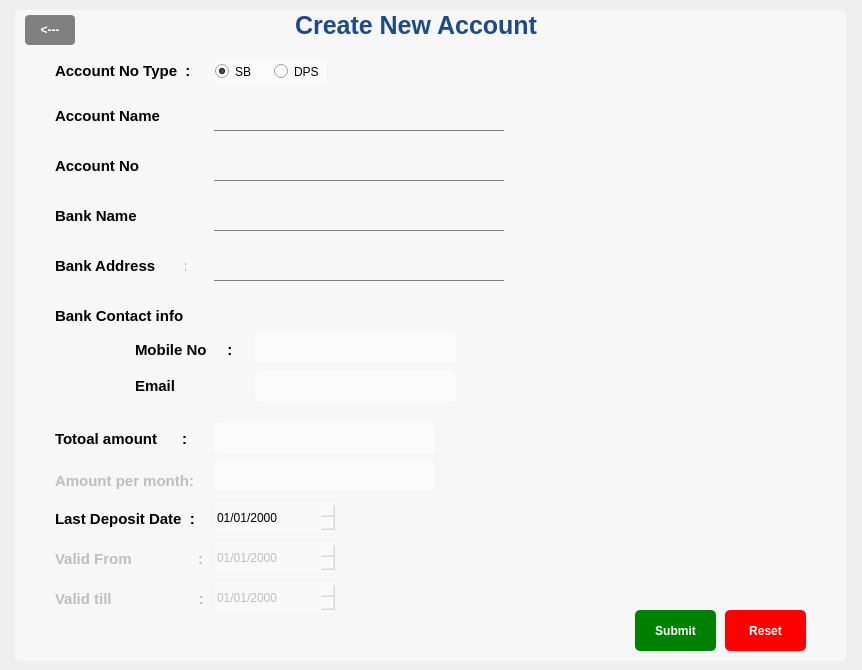
<?xml version="1.0" encoding="UTF-8"?>
<ui version="4.0">
 <class>newAccount</class>
 <widget class="QMainWindow" name="newAccount">
  <property name="geometry">
   <rect>
    <x>0</x>
    <y>0</y>
    <width>862</width>
    <height>670</height>
   </rect>
  </property>
  <property name="windowTitle">
   <string>MainWindow</string>
  </property>
  <property name="styleSheet">
   <string notr="true">background-image: url(&quot;:/resources/img/bg-home.jpg&quot;);</string>
  </property>
  <widget class="QWidget" name="centralwidget">
   <widget class="QFrame" name="frame">
    <property name="geometry">
     <rect>
      <x>15</x>
      <y>10</y>
      <width>831</width>
      <height>651</height>
     </rect>
    </property>
    <property name="styleSheet">
     <string notr="true">background:none;	background: rgba(255,255, 255,0.5);
	border-radius: 5;
</string>
    </property>
    <property name="frameShape">
     <enum>QFrame::StyledPanel</enum>
    </property>
    <property name="frameShadow">
     <enum>QFrame::Raised</enum>
    </property>
    <widget class="QLabel" name="label_3">
     <property name="geometry">
      <rect>
       <x>40</x>
       <y>95</y>
       <width>131</width>
       <height>21</height>
      </rect>
     </property>
     <property name="styleSheet">
      <string notr="true">background:none;
font-size:15px;
font-weight: 500;</string>
     </property>
     <property name="text">
      <string>Account Name      :</string>
     </property>
    </widget>
    <widget class="QLabel" name="label_4">
     <property name="geometry">
      <rect>
       <x>40</x>
       <y>50</y>
       <width>141</width>
       <height>21</height>
      </rect>
     </property>
     <property name="styleSheet">
      <string notr="true">font-size:15px;
font-weight: 500;
background:none;</string>
     </property>
     <property name="text">
      <string>Account No Type  :</string>
     </property>
    </widget>
    <widget class="QLabel" name="label_5">
     <property name="geometry">
      <rect>
       <x>40</x>
       <y>145</y>
       <width>131</width>
       <height>21</height>
      </rect>
     </property>
     <property name="styleSheet">
      <string notr="true">background:none;font-size:15px;
font-weight: 500;</string>
     </property>
     <property name="text">
      <string>Account No            :</string>
     </property>
    </widget>
    <widget class="QLabel" name="label_6">
     <property name="geometry">
      <rect>
       <x>40</x>
       <y>195</y>
       <width>131</width>
       <height>21</height>
      </rect>
     </property>
     <property name="styleSheet">
      <string notr="true">background:none;font-size:15px;
font-weight: 500;</string>
     </property>
     <property name="text">
      <string>Bank Name            :</string>
     </property>
    </widget>
    <widget class="QLabel" name="label_7">
     <property name="geometry">
      <rect>
       <x>40</x>
       <y>245</y>
       <width>131</width>
       <height>21</height>
      </rect>
     </property>
     <property name="styleSheet">
      <string notr="true">background:none;font-size:15px;
font-weight: 500;</string>
     </property>
     <property name="text">
      <string>Bank Address       :</string>
     </property>
    </widget>
    <widget class="QLabel" name="label_8">
     <property name="geometry">
      <rect>
       <x>40</x>
       <y>295</y>
       <width>131</width>
       <height>21</height>
      </rect>
     </property>
     <property name="styleSheet">
      <string notr="true">background:none;font-size:15px;
font-weight: 500;</string>
     </property>
     <property name="text">
      <string>Bank Contact info :</string>
     </property>
    </widget>
    <widget class="QLabel" name="label_9">
     <property name="geometry">
      <rect>
       <x>120</x>
       <y>329</y>
       <width>101</width>
       <height>21</height>
      </rect>
     </property>
     <property name="styleSheet">
      <string notr="true">background:none;font-size:15px;
font-weight: 500;</string>
     </property>
     <property name="text">
      <string>Mobile No     :</string>
     </property>
    </widget>
    <widget class="QLabel" name="label_10">
     <property name="geometry">
      <rect>
       <x>120</x>
       <y>365</y>
       <width>101</width>
       <height>21</height>
      </rect>
     </property>
     <property name="styleSheet">
      <string notr="true">background:none;font-size:15px;
font-weight: 500;</string>
     </property>
     <property name="text">
      <string>Email               :</string>
     </property>
    </widget>
    <widget class="QLabel" name="label_11">
     <property name="geometry">
      <rect>
       <x>40</x>
       <y>418</y>
       <width>131</width>
       <height>21</height>
      </rect>
     </property>
     <property name="styleSheet">
      <string notr="true">background:none;font-size:15px;
font-weight: 500;</string>
     </property>
     <property name="text">
      <string>Totoal amount      :</string>
     </property>
    </widget>
    <widget class="QLabel" name="label_12">
     <property name="geometry">
      <rect>
       <x>40</x>
       <y>498</y>
       <width>151</width>
       <height>21</height>
      </rect>
     </property>
     <property name="styleSheet">
      <string notr="true">background:none;font-size:15px;
font-weight: 500;</string>
     </property>
     <property name="text">
      <string>Last Deposit Date  :</string>
     </property>
    </widget>
    <widget class="QDateEdit" name="accLastDate">
     <property name="enabled">
      <bool>true</bool>
     </property>
     <property name="geometry">
      <rect>
       <x>200</x>
       <y>492</y>
       <width>121</width>
       <height>31</height>
      </rect>
     </property>
     <property name="focusPolicy">
      <enum>Qt::ClickFocus</enum>
     </property>
     <property name="styleSheet">
      <string notr="true">border-radius: 0;
background: rgba(255,255, 255,0.2);</string>
     </property>
     <property name="displayFormat">
      <string>dd/MM/yyyy</string>
     </property>
    </widget>
    <widget class="QPushButton" name="submit">
     <property name="geometry">
      <rect>
       <x>620</x>
       <y>600</y>
       <width>81</width>
       <height>41</height>
      </rect>
     </property>
     <property name="styleSheet">
      <string notr="true">background:green;
color:white;
font-weight: 500;</string>
     </property>
     <property name="text">
      <string>Submit</string>
     </property>
    </widget>
    <widget class="QPushButton" name="reset">
     <property name="geometry">
      <rect>
       <x>710</x>
       <y>600</y>
       <width>81</width>
       <height>41</height>
      </rect>
     </property>
     <property name="styleSheet">
      <string notr="true">background:red;
color:white;
font-weight: 500;</string>
     </property>
     <property name="text">
      <string>Reset</string>
     </property>
    </widget>
    <widget class="QLabel" name="validFrom">
     <property name="enabled">
      <bool>false</bool>
     </property>
     <property name="geometry">
      <rect>
       <x>40</x>
       <y>538</y>
       <width>151</width>
       <height>21</height>
      </rect>
     </property>
     <property name="styleSheet">
      <string notr="true">background:none;font-size:15px;
font-weight: 500;</string>
     </property>
     <property name="text">
      <string>Valid From                :</string>
     </property>
    </widget>
    <widget class="QLabel" name="validTill">
     <property name="enabled">
      <bool>false</bool>
     </property>
     <property name="geometry">
      <rect>
       <x>40</x>
       <y>578</y>
       <width>151</width>
       <height>21</height>
      </rect>
     </property>
     <property name="styleSheet">
      <string notr="true">background:none;font-size:15px;
font-weight: 500;</string>
     </property>
     <property name="text">
      <string>Valid till                     :</string>
     </property>
    </widget>
    <widget class="QDateEdit" name="accValidFrom">
     <property name="enabled">
      <bool>false</bool>
     </property>
     <property name="geometry">
      <rect>
       <x>200</x>
       <y>532</y>
       <width>121</width>
       <height>31</height>
      </rect>
     </property>
     <property name="focusPolicy">
      <enum>Qt::ClickFocus</enum>
     </property>
     <property name="styleSheet">
      <string notr="true">border-radius: 0;
background: rgba(255,255, 255,0.2);</string>
     </property>
     <property name="displayFormat">
      <string>dd/MM/yyyy</string>
     </property>
    </widget>
    <widget class="QDateEdit" name="accValidTill">
     <property name="enabled">
      <bool>false</bool>
     </property>
     <property name="geometry">
      <rect>
       <x>200</x>
       <y>572</y>
       <width>121</width>
       <height>31</height>
      </rect>
     </property>
     <property name="focusPolicy">
      <enum>Qt::ClickFocus</enum>
     </property>
     <property name="styleSheet">
      <string notr="true">border-radius: 0;
background: rgba(255,255, 255,0.2);</string>
     </property>
     <property name="displayFormat">
      <string>dd/MM/yyyy</string>
     </property>
    </widget>
    <widget class="QLabel" name="perMonth">
     <property name="enabled">
      <bool>false</bool>
     </property>
     <property name="geometry">
      <rect>
       <x>40</x>
       <y>460</y>
       <width>141</width>
       <height>21</height>
      </rect>
     </property>
     <property name="styleSheet">
      <string notr="true">background:none;font-size:15px;
font-weight: 500;</string>
     </property>
     <property name="text">
      <string>Amount per month:</string>
     </property>
    </widget>
    <widget class="QWidget" name="layoutWidget">
     <property name="geometry">
      <rect>
       <x>200</x>
       <y>50</y>
       <width>111</width>
       <height>24</height>
      </rect>
     </property>
     <layout class="QHBoxLayout" name="horizontalLayout_2">
      <property name="leftMargin">
       <number>0</number>
      </property>
      <item>
       <widget class="QRadioButton" name="SB">
        <property name="styleSheet">
         <string notr="true">background:none;</string>
        </property>
        <property name="text">
         <string>SB</string>
        </property>
        <property name="checked">
         <bool>true</bool>
        </property>
       </widget>
      </item>
      <item>
       <widget class="QRadioButton" name="DPS">
        <property name="styleSheet">
         <string notr="true">background:none;</string>
        </property>
        <property name="text">
         <string>DPS</string>
        </property>
       </widget>
      </item>
     </layout>
    </widget>
    <widget class="QLineEdit" name="accName">
     <property name="geometry">
      <rect>
       <x>199</x>
       <y>90</y>
       <width>290</width>
       <height>31</height>
      </rect>
     </property>
     <property name="focusPolicy">
      <enum>Qt::ClickFocus</enum>
     </property>
     <property name="styleSheet">
      <string notr="true">border:none;
border-bottom: 1px solid grey;
border-radius: 0;
background: rgba(255,255, 255,0.0);
</string>
     </property>
    </widget>
    <widget class="QLineEdit" name="accNo">
     <property name="geometry">
      <rect>
       <x>199</x>
       <y>140</y>
       <width>290</width>
       <height>31</height>
      </rect>
     </property>
     <property name="focusPolicy">
      <enum>Qt::ClickFocus</enum>
     </property>
     <property name="styleSheet">
      <string notr="true">border:none;
border-bottom: 1px solid grey;
border-radius: 0;
background: rgba(255,255, 255,0.0);</string>
     </property>
    </widget>
    <widget class="QLineEdit" name="accBankName">
     <property name="geometry">
      <rect>
       <x>199</x>
       <y>190</y>
       <width>290</width>
       <height>31</height>
      </rect>
     </property>
     <property name="focusPolicy">
      <enum>Qt::ClickFocus</enum>
     </property>
     <property name="styleSheet">
      <string notr="true">border-radius: 0;
background: rgba(255,255, 255,0.0);
border:none;
border-bottom: 1px solid grey;</string>
     </property>
    </widget>
    <widget class="QLineEdit" name="accBankAddress">
     <property name="geometry">
      <rect>
       <x>199</x>
       <y>240</y>
       <width>290</width>
       <height>31</height>
      </rect>
     </property>
     <property name="focusPolicy">
      <enum>Qt::ClickFocus</enum>
     </property>
     <property name="styleSheet">
      <string notr="true">border-radius: 0;
background: rgba(255,255, 255,0.0);
border:none;
border-bottom: 1px solid grey;</string>
     </property>
    </widget>
    <widget class="QLineEdit" name="accBankMobile">
     <property name="geometry">
      <rect>
       <x>240</x>
       <y>322</y>
       <width>201</width>
       <height>31</height>
      </rect>
     </property>
     <property name="focusPolicy">
      <enum>Qt::ClickFocus</enum>
     </property>
    </widget>
    <widget class="QLineEdit" name="accBankEmail">
     <property name="geometry">
      <rect>
       <x>240</x>
       <y>360</y>
       <width>201</width>
       <height>31</height>
      </rect>
     </property>
     <property name="focusPolicy">
      <enum>Qt::ClickFocus</enum>
     </property>
    </widget>
    <widget class="QLineEdit" name="accTotal">
     <property name="geometry">
      <rect>
       <x>199</x>
       <y>413</y>
       <width>221</width>
       <height>31</height>
      </rect>
     </property>
     <property name="focusPolicy">
      <enum>Qt::ClickFocus</enum>
     </property>
    </widget>
    <widget class="QLineEdit" name="accPerMonth">
     <property name="enabled">
      <bool>false</bool>
     </property>
     <property name="geometry">
      <rect>
       <x>199</x>
       <y>450</y>
       <width>221</width>
       <height>31</height>
      </rect>
     </property>
     <property name="focusPolicy">
      <enum>Qt::ClickFocus</enum>
     </property>
    </widget>
    <widget class="QLabel" name="warning">
     <property name="geometry">
      <rect>
       <x>45</x>
       <y>610</y>
       <width>370</width>
       <height>31</height>
      </rect>
     </property>
     <property name="styleSheet">
      <string notr="true">background:none;color: red;</string>
     </property>
     <property name="text">
      <string/>
     </property>
    </widget>
    <widget class="QLabel" name="label">
     <property name="geometry">
      <rect>
       <x>280</x>
       <y>0</y>
       <width>251</width>
       <height>31</height>
      </rect>
     </property>
     <property name="styleSheet">
      <string notr="true">font-size: 25px;
font-weight: 700;
background:none;
color:rgb(32, 74, 135)</string>
     </property>
     <property name="text">
      <string>Create New Account</string>
     </property>
    </widget>
    <widget class="QPushButton" name="back">
     <property name="geometry">
      <rect>
       <x>10</x>
       <y>5</y>
       <width>50</width>
       <height>30</height>
      </rect>
     </property>
     <property name="styleSheet">
      <string notr="true">	color: white;
	font-weight: 700;
	border-radius: 4px;
	background: grey;</string>
     </property>
     <property name="text">
      <string>&lt;---</string>
     </property>
    </widget>
   </widget>
  </widget>
 </widget>
 <resources/>
 <connections/>
</ui>
